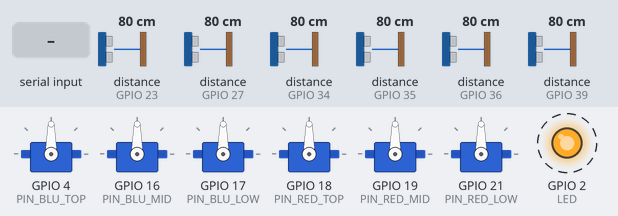
Bench run of a sketch on a simulated ESP32. Shown: 6 × servo, output pins drawn as LEDs (lit = HIGH). Wiring (inferred from the names in the program): 6 × ultrasonic range finder: trigger GPIO 14, echo GPIO 27 / trigger GPIO 22, echo GPIO 23 / trigger GPIO 25, echo GPIO 39 / trigger GPIO 26, echo GPIO 36 / trigger GPIO 32, echo GPIO 35 / trigger GPIO 33, echo GPIO 34. Dashed ring = blinking. Inputs (shaded band) come from the test bench; at power-on: distance to the obstacle (sensors on GPIO 23, GPIO 27, GPIO 34, GPIO 35, GPIO 36, GPIO 39) 80 cm. The echo pulse lasts 58.3 µs per cm; pins used as bus, display or sensor lines are not drawn; what the sketch prints to the serial monitor is not drawn.

Above: at 1.2 s.
1.3 s: "RED_TOP_OPEN\n" received over Serial
At 3.8 s:
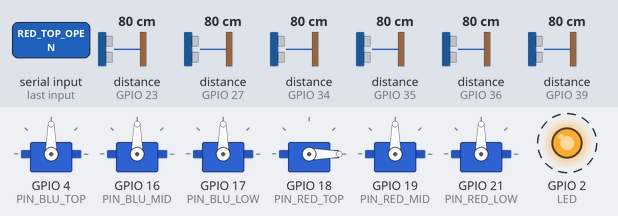
4.3 s: "RED_TOP_CLOSE\n" received over Serial
At 5.9 s:
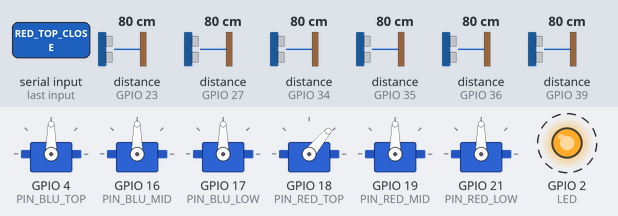
7.3 s: "RED_MID_CLOSE\n" received over Serial
At 9.9 s:
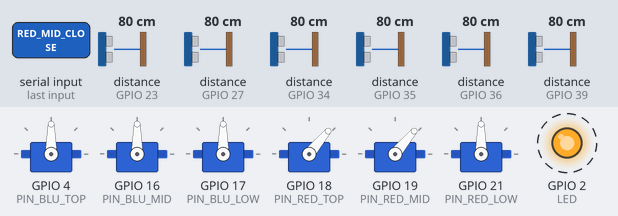
10.3 s: "RED_MID_OPEN\n" received over Serial
At 11.6 s:
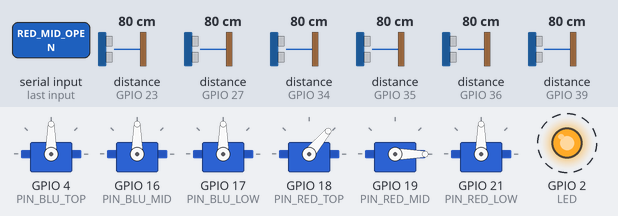
13.3 s: "RED_LOW_OPEN\n" received over Serial
At 15.8 s:
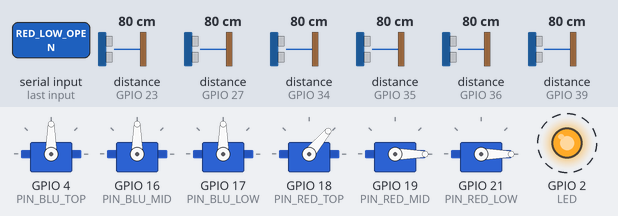
16.3 s: "RED_LOW_CLOSE\n" received over Serial
At 18.1 s:
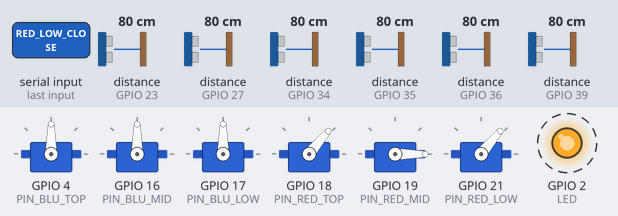
Timing chart, 0 to 20.3 s (numbered marks = the images above; inputs shaded):
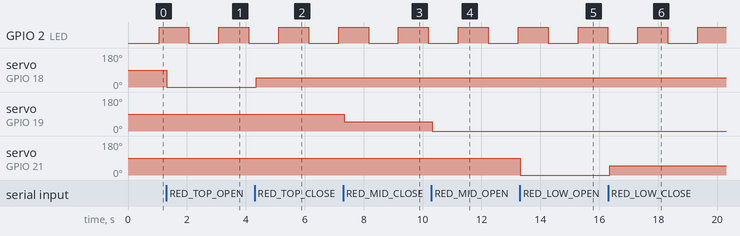

The sketch:

ESP_software.ino
```cpp
/* This example shows how to use continuous mode to take
range measurements with the VL53L0X. It is based on
vl53l0x_ContinuousRanging_Example.c from the VL53L0X API.

The range readings are in units of mm. */

#include <ESP32Servo.h>

#define LED 2

#define PIN_BLU_TOP 4
#define PIN_BLU_MID 16 //RX2
#define PIN_BLU_LOW 17 //TX2

#define PIN_RED_TOP 18
#define PIN_RED_MID 19
#define PIN_RED_LOW 21

#define XX_SERVOS //NO_SERVOS
#define DEBUG
#define SERIAL_PLOT


//sensor pins
const int red_top_trig = 22; //22, 23
const int red_mid_trig = 14;
const int red_low_trig = 26;

const int red_top_echo = 23; //22, 23
const int red_mid_echo = 27;
const int red_low_echo = 36;

const int blu_top_trig = 25;
const int blu_mid_trig = 33;
const int blu_low_trig = 32;

const int blu_top_echo = 39;
const int blu_mid_echo = 34;
const int blu_low_echo = 35;


#define SOUND_SPEED 0.034

//sensor measurement vars
long duration_red_top;
long duration_red_mid;
long duration_red_low;

long duration_blu_top;
long duration_blu_mid;
long duration_blu_low;

double distMM_red_top;
double distMM_red_mid;
double distMM_red_low;

double distMM_blu_top;
double distMM_blu_mid;
double distMM_blu_low;


//Blink Vars
unsigned long t_last_blink = 0;
unsigned long blink_interval = 1000;


//Servo Vars
Servo ServoBluTop;
Servo ServoBluMid;
Servo ServoBluLow;

Servo ServoRedTop;
Servo ServoRedMid;
Servo ServoRedLow;

const int open_angle_bt = 0;
const int open_angle_bm = 0;
const int open_angle_bl = 0;

const int open_angle_rt = 0;
const int open_angle_rm = 0;
const int open_angle_rl = 0;

const int closed_angle_bt = 53;
const int closed_angle_bm = 53;
const int closed_angle_bl = 53;

const int closed_angle_rt = 50;
const int closed_angle_rm = 50;
const int closed_angle_rl = 50;

const int step = 5;

int current_angle_bt = 0;
int current_angle_bm = 0;
int current_angle_bl = 0;

int current_angle_rt = 0;
int current_angle_rm = 0;
int current_angle_rl = 0;

int target_angle_bt = 0;
int target_angle_bm = 0;
int target_angle_bl = 0;

int target_angle_rt = 0;
int target_angle_rm = 0;
int target_angle_rl = 0;

long servo_update_interval = 3;
long t_pervious_servo_update = 0;


void sendPulse(int trigPin) {
    // Clears the trigPin
    digitalWrite(trigPin, LOW);
    delayMicroseconds(15);
    // Sets the trigPin on HIGH state for 10 micro seconds
    digitalWrite(trigPin, HIGH);
    delayMicroseconds(10);
    digitalWrite(trigPin, LOW);
}

void setup()
{
  //Init sensor pins
  pinMode(red_top_trig, OUTPUT); // Sets the trigPins as Output
  pinMode(red_mid_trig, OUTPUT);
  pinMode(red_low_trig, OUTPUT);

  pinMode(blu_top_trig, OUTPUT);
  pinMode(blu_mid_trig, OUTPUT);
  pinMode(blu_low_trig, OUTPUT);

  pinMode(red_top_echo, INPUT); // Sets the echoPins as Input
  pinMode(red_mid_echo, INPUT);
  pinMode(red_low_echo, INPUT);

  pinMode(blu_top_echo, INPUT);
  pinMode(blu_mid_echo, INPUT);
  pinMode(blu_low_echo, INPUT);


  //Init blinker
  pinMode(LED, OUTPUT);
  digitalWrite(LED, HIGH);

  //Init Serial
  Serial.begin(9600);
  //Serial.println("GOT MY SETUP");

    #ifndef NO_SERVOS
  //Init Servos
  ServoBluTop.attach(PIN_BLU_TOP);
  ServoBluMid.attach(PIN_BLU_MID);
  ServoBluLow.attach(PIN_BLU_LOW);

  ServoRedTop.attach(PIN_RED_TOP);
  ServoRedMid.attach(PIN_RED_MID);
  ServoRedLow.attach(PIN_RED_LOW);
    #endif

  digitalWrite(LED, 0);
}

void loop()
{
  //Handle Blink
  if(millis() - t_last_blink >= blink_interval) {
    digitalWrite(LED, !digitalRead(LED)); //Toggle LED

    t_last_blink = millis();
  }

    #ifndef NO_SERVOS
  if(Serial.available() > 0) {
    String msg = Serial.readStringUntil('\n');

    //Red
    if(msg == "RED_TOP_OPEN") {
      //target_angle_rt = open_angle_rt;
      ServoRedTop.write(open_angle_rt);
    }
    else if(msg == "RED_TOP_CLOSE") {
      //target_angle_rt = closed_angle_rt;$
      ServoRedTop.write(closed_angle_rt);
    }
    else if(msg == "RED_MID_OPEN") {
      //target_angle_rm = open_angle_rm;
      ServoRedMid.write(open_angle_rm);
    }
    else if(msg == "RED_MID_CLOSE") {
      //target_angle_rm = closed_angle_rm;
      ServoRedMid.write(closed_angle_rm);
    }

    else if(msg == "RED_LOW_OPEN") {
      //target_angle_rl = open_angle_rl;
      ServoRedLow.write(open_angle_rl);
    }
    else if(msg == "RED_LOW_CLOSE") {
      //target_angle_rl = closed_angle_rl;
      ServoRedLow.write(closed_angle_rl);
    }

    //Blue
    else if(msg == "BLU_TOP_OPEN") {
      //target_angle_bt = open_angle_bt;
      ServoBluTop.write(open_angle_bt);
    }
    else if(msg == "BLU_TOP_CLOSE") {
      //target_angle_bt = closed_angle_bt;
      ServoBluTop.write(closed_angle_bt);
    }

    else if(msg == "BLU_MID_OPEN") {
      //target_angle_bm = open_angle_bm;
      ServoBluMid.write(open_angle_bm);
    }
    else if(msg == "BLU_MID_CLOSE") {
      //target_angle_bm = closed_angle_bm;
      ServoBluMid.write(closed_angle_bm);
    }

    else if(msg == "BLU_LOW_OPEN") {
      //target_angle_bl = open_angle_bl;
      ServoBluLow.write(open_angle_bl);
    }
    else if(msg == "BLU_LOW_CLOSE") {
      //target_angle_bl = closed_angle_bl;
      ServoBluLow.write(closed_angle_bl);
    }
  }
    #endif

  //Handle Sensor Input
  sendPulse(red_top_trig);
  duration_red_top = pulseIn(red_top_echo, HIGH, 10000);

  sendPulse(red_mid_trig);
  duration_red_mid = pulseIn(red_mid_echo, HIGH, 10000);

  sendPulse(red_low_trig);
  duration_red_low = pulseIn(red_low_echo, HIGH, 10000);


  sendPulse(blu_top_trig);
  duration_blu_top = pulseIn(blu_top_echo, HIGH, 10000);

  sendPulse(blu_mid_trig);
  duration_blu_mid = pulseIn(blu_mid_echo, HIGH, 10000);

  sendPulse(blu_low_trig);
  duration_blu_low = pulseIn(blu_low_echo, HIGH, 10000);


  distMM_red_top = 10 * duration_red_top * SOUND_SPEED/2;
  distMM_red_mid = 10 * duration_red_mid * SOUND_SPEED/2;
  distMM_red_low = 10 * duration_red_low * SOUND_SPEED/2;

  distMM_blu_top = 10 * duration_blu_top * SOUND_SPEED/2;
  distMM_blu_mid = 10 * duration_blu_mid * SOUND_SPEED/2;
  distMM_blu_low = 10 * duration_blu_low * SOUND_SPEED/2;


#ifndef SERIAL_PLOT

  if(distMM_red_top > 5 && distMM_red_top < 800) {
    Serial.print("Distance at sensor "); Serial.print(red_top_trig); Serial.print(" ");
    Serial.println(distMM_red_top);
  }

  if(distMM_red_mid > 5 && distMM_red_mid < 800) {
    Serial.print("Distance at sensor "); Serial.print(red_mid_trig); Serial.print(" ");
    Serial.println(distMM_red_mid);
  }

  if(distMM_red_low > 5 && distMM_red_low < 800) {
    Serial.print("Distance at sensor "); Serial.print(red_low_trig); Serial.print(" ");
    Serial.println(distMM_red_low);
  }


  if(distMM_blu_top > 5 && distMM_blu_top < 800) {
    Serial.print("Distance at sensor "); Serial.print(blu_top_trig); Serial.print(" ");
    Serial.println(distMM_blu_top);
  }

  if(distMM_blu_mid > 5 && distMM_blu_mid < 800) {
    Serial.print("Distance at sensor "); Serial.print(blu_mid_trig); Serial.print(" ");
    Serial.println(distMM_blu_mid);
  }

  if(distMM_blu_low > 5 && distMM_blu_low < 800) {
    Serial.print("Distance at sensor "); Serial.print(blu_low_trig); Serial.print(" ");
    Serial.println(distMM_blu_low);
  }
#endif

#ifdef SERIAL_PLOT
    Serial.print(red_top_trig); Serial.print(":");
    Serial.print(distMM_red_top);
    Serial.print(",");

    Serial.print(red_mid_trig); Serial.print(":");
    Serial.print(distMM_red_mid);
    Serial.print(",");

    Serial.print(red_low_trig); Serial.print(":");
    Serial.print(distMM_red_low);
    Serial.print(",");

    Serial.print(blu_top_trig); Serial.print(":");
    Serial.print(distMM_blu_top);
    Serial.print(",");

    Serial.print(blu_mid_trig); Serial.print(":");
    Serial.print(distMM_blu_mid);
    Serial.print(",");

    Serial.print(blu_low_trig); Serial.print(":");
    Serial.print(distMM_blu_low);
    Serial.println("");


#endif


  delay(10);

}
```

Measured:
- after the input at 1.3 s, servo on GPIO 18 (PIN_RED_TOP): 90° → 0° at once
- after the input at 4.3 s, servo on GPIO 18 (PIN_RED_TOP): 0° → 50° after 0.06 s
- after the input at 7.3 s, servo on GPIO 19 (PIN_RED_MID): 90° → 50° at once
- after the input at 10.3 s, servo on GPIO 19 (PIN_RED_MID): 50° → 0° at once
- after the input at 13.3 s, servo on GPIO 21 (PIN_RED_LOW): 90° → 0° at once
- after the input at 16.3 s, servo on GPIO 21 (PIN_RED_LOW): 0° → 50° after 0.06 s
